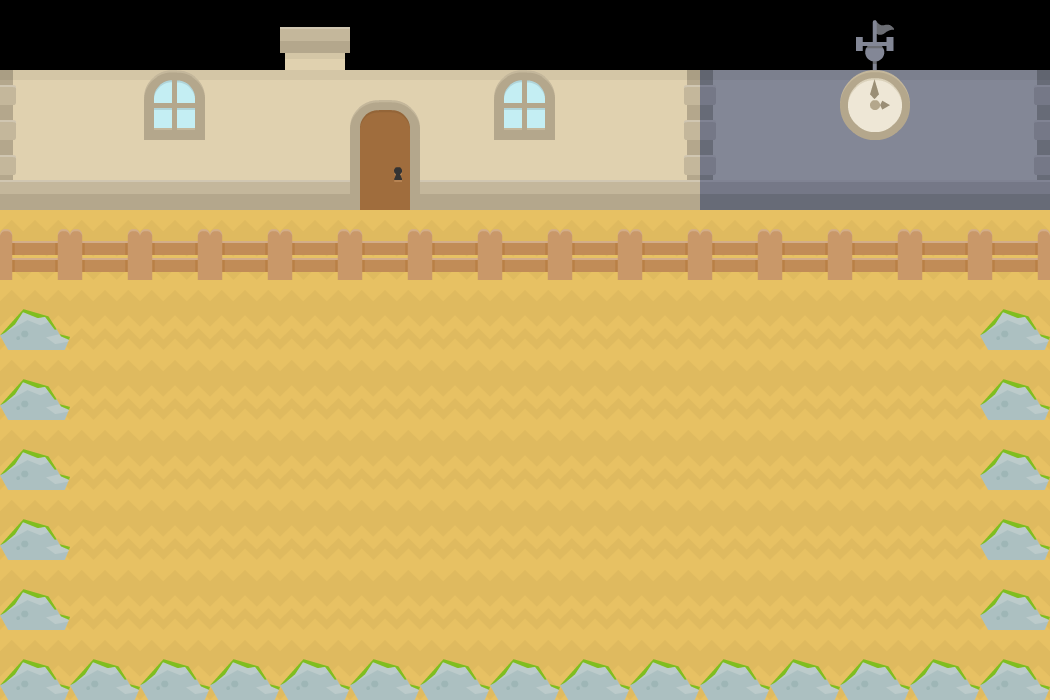

This game map was drawn from its Tiled (.tmx) file and the tilesets committed beside it. A one-line description and the trimmed map source follow:
An orthogonal 15x10 tile map with 70x70 px tiles, 5 tile layers (castle, windows, yard, fence, ...), 1 hidden layer not drawn.

<map version="1.10" tiledversion="1.10.1" orientation="orthogonal" renderorder="right-down" width="15" height="10" tilewidth="70" tileheight="70" infinite="0" nextlayerid="7" nextobjectid="1">
 <tileset firstgid="1" source="castle_sheet.tsx" />
 <layer id="2" name="castle" width="15" height="10">
  <data>[150 cells, 32 non-empty, 14 distinct tile ids]</data>
 </layer>
 <layer id="1" name="windows" width="15" height="10">
  <data>[150 cells, 9 non-empty, 5 distinct tile ids]</data>
 </layer>
 <layer id="3" name="yard" width="15" height="10">
  <data>[150 cells, 105 non-empty, 1 distinct tile ids]</data>
 </layer>
 <layer id="4" name="fence" width="15" height="10">
  <data>[150 cells, 15 non-empty, 1 distinct tile ids]</data>
 </layer>
 <layer id="5" name="stones" width="15" height="10">
  <data>[150 cells, 25 non-empty, 1 distinct tile ids]</data>
 </layer>
 <layer id="6" name="collisions" width="15" height="10" visible="0">
  <data>[150 cells, 40 non-empty, 1 distinct tile ids]</data>
 </layer>
</map>
